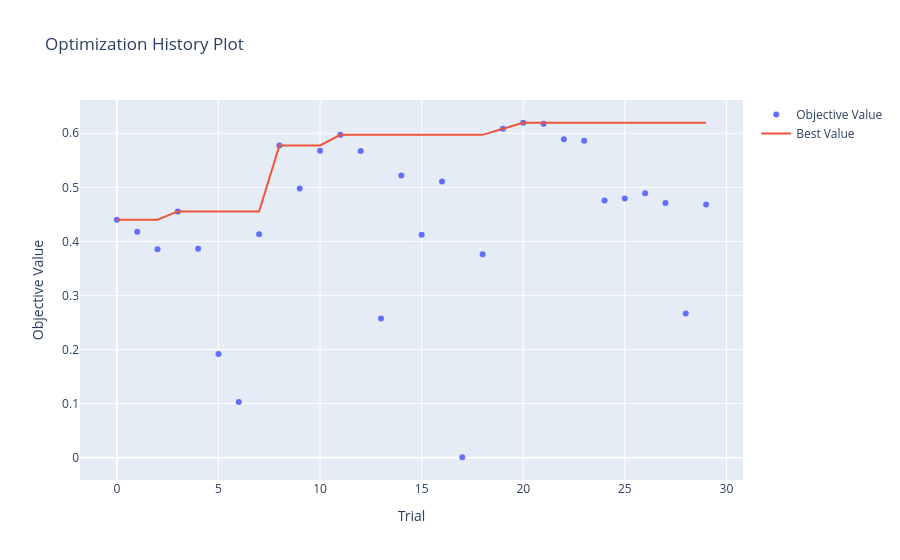
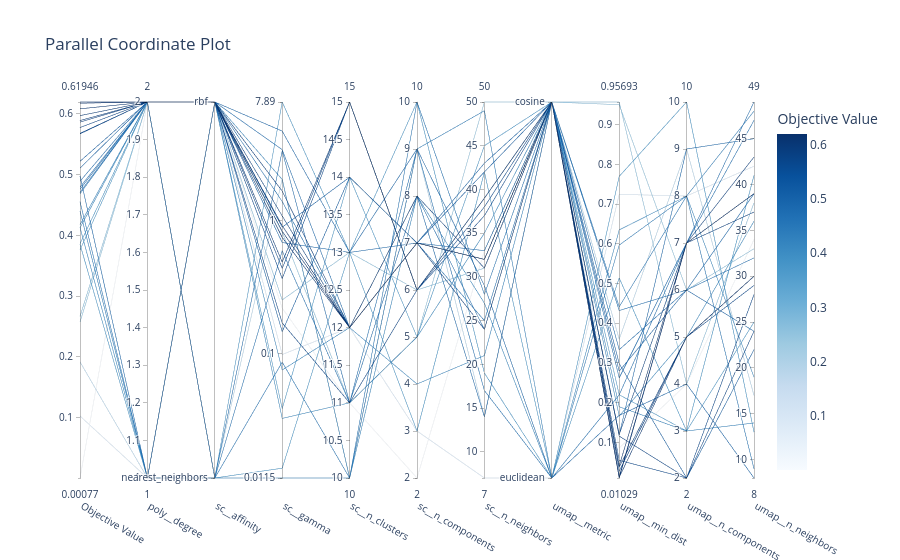
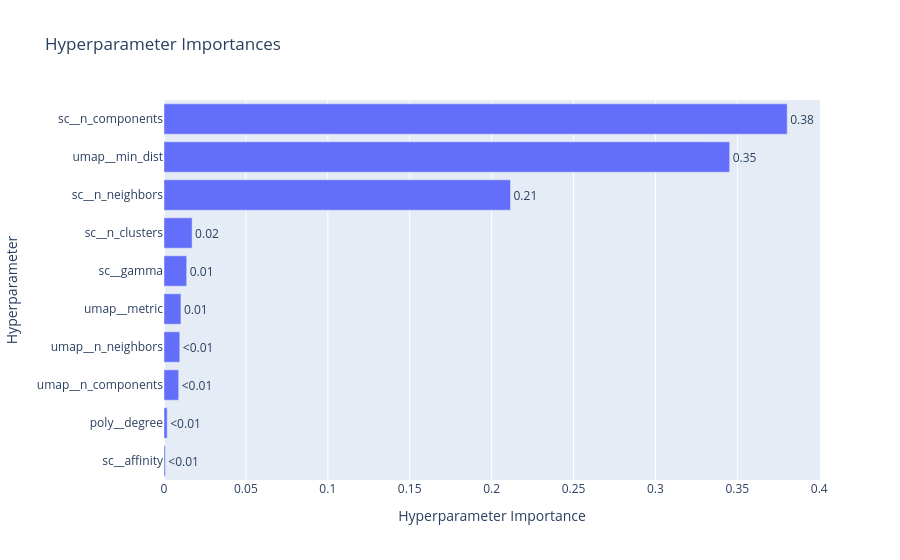

Write notebook code for charts like these, in order.
### Code cell
visualize(sc_study)

### Figure 1 — Plotly figure (JSON) as saved in the notebook; plotly's stock layout.template omitted (floating-point values rounded to 4 significant figures)
{"data": [{"mode": "markers", "name": "Objective Value", "type": "scatter", "x": [0, 1, 2, 3, 4, 5, 6, 7, 8, 9, 10, 11, 12, 13, 14, 15, 16, 17, 18, 19, 20, 21, 22, 23, 24, 25, 26, 27, 28, 29], "y": [0.44, 0.4177, 0.3853, 0.4554, 0.3862, 0.1919, 0.1027, 0.4131, 0.5774, 0.4978, 0.5678, 0.597, 0.5671, 0.2573, 0.5219, 0.4124, 0.5107, 0.000771, 0.3762, 0.6083, 0.6195, 0.6175, 0.5889, 0.5864, 0.4758, 0.4794, 0.489, 0.471, 0.2667, 0.4685]}, {"mode": "lines", "name": "Best Value", "type": "scatter", "x": [0, 1, 2, 3, 4, 5, 6, 7, 8, 9, 10, 11, 12, 13, 14, 15, 16, 17, 18, 19, 20, 21, 22, 23, 24, 25, 26, 27, 28, 29], "y": [0.44, 0.44, 0.44, 0.4554, 0.4554, 0.4554, 0.4554, 0.4554, 0.5774, 0.5774, 0.5774, 0.597, 0.597, 0.597, 0.597, 0.597, 0.597, 0.597, 0.597, 0.6083, 0.6195, 0.6195, 0.6195, 0.6195, 0.6195, 0.6195, 0.6195, 0.6195, 0.6195, 0.6195]}, {"marker": {"color": "#cccccc"}, "mode": "markers", "name": "Infeasible Trial", "showlegend": false, "type": "scatter", "x": [], "y": []}], "layout": {"autosize": true, "title": {"text": "Optimization History Plot"}, "xaxis": {"autorange": true, "range": [-1.77, 30.77], "title": {"text": "Trial"}, "type": "linear"}, "yaxis": {"autorange": true, "range": [-0.05029, 0.6705], "title": {"text": "Objective Value"}, "type": "linear"}}}

### Figure 2 — Plotly figure (JSON) as saved in the notebook; plotly's stock layout.template omitted (floating-point values rounded to 4 significant figures)
{"data": [{"dimensions": [{"label": "Objective Value", "range": [0.000771, 0.6195], "values": [0.44, 0.4177, 0.3853, 0.4554, 0.3862, 0.1919, 0.1027, 0.4131, 0.5774, 0.4978, 0.5678, 0.597, 0.5671, 0.2573, 0.5219, 0.4124, 0.5107, 0.000771, 0.3762, 0.6083, 0.6195, 0.6175, 0.5889, 0.5864, 0.4758, 0.4794, 0.489, 0.471, 0.2667, 0.4685]}, {"label": "poly__degree", "range": [1, 2], "values": [1, 2, 1, 1, 2, 1, 1, 1, 2, 1, 2, 2, 2, 2, 2, 2, 2, 2, 2, 2, 2, 2, 2, 2, 2, 2, 2, 2, 2, 2]}, {"label": "sc__affinity", "range": [0, 1], "ticktext": ["nearest_neighbors", "rbf"], "tickvals": [0, 1], "values": [0, 1, 0, 0, 0, 0, 1, 1, 1, 1, 1, 1, 1, 1, 1, 1, 1, 1, 1, 1, 1, 1, 1, 1, 1, 1, 0, 1, 1, 0]}, {"label": "sc__gamma", "range": [-1.938, 0.8969], "ticktext": ["0.0115", "0.1", "1", "7.89"], "tickvals": [-1.938, -1, 0, 0.8969], "values": [-1.938, -1.124, 0.8969, -1.065, -1.864, 0.3167, -1.007, 0.3129, -0.7689, 0.6777, -0.3573, -0.3101, -0.4346, -0.08388, -0.8352, -1.489, -0.04697, -0.6572, -1.415, -0.1242, -0.03592, -0.07841, 0.2251, 0.03763, 0.5375, -0.1631, 0.5281, 0.1475, -0.5954, -0.2247]}, {"label": "sc__n_clusters", "range": [10, 15], "values": [10, 12, 13, 10, 13, 10, 12, 10, 11, 13, 15, 15, 15, 11, 14, 11, 14, 11, 14, 12, 12, 12, 12, 12, 12, 13, 11, 12, 13, 11]}, {"label": "sc__n_components", "range": [2, 10], "values": [9, 4, 3, 10, 10, 9, 3, 8, 6, 9, 6, 6, 6, 5, 7, 5, 7, 2, 5, 7, 7, 7, 7, 8, 8, 7, 8, 7, 6, 9]}, {"label": "sc__n_neighbors", "range": [7, 50], "values": [49, 21, 42, 28, 19, 14, 7, 27, 39, 29, 38, 39, 37, 50, 42, 35, 43, 33, 45, 32, 32, 32, 24, 31, 24, 33, 14, 25, 31, 17]}, {"label": "umap__metric", "range": [0, 1], "ticktext": ["euclidean", "cosine"], "tickvals": [0, 1], "values": [0, 1, 0, 1, 0, 1, 0, 0, 1, 0, 1, 1, 1, 1, 1, 1, 1, 1, 1, 1, 1, 1, 1, 1, 1, 1, 1, 1, 1, 0]}, {"label": "umap__min_dist", "range": [0.01029, 0.9569], "values": [0.5967, 0.1897, 0.5139, 0.4413, 0.7696, 0.3596, 0.7244, 0.6348, 0.1157, 0.168, 0.0276, 0.03823, 0.05484, 0.9502, 0.2984, 0.1663, 0.2794, 0.08585, 0.2198, 0.01218, 0.01029, 0.04103, 0.01415, 0.1199, 0.2624, 0.3334, 0.1189, 0.432, 0.9569, 0.2196]}, {"label": "umap__n_components", "range": [2, 10], "values": [8, 3, 3, 8, 10, 9, 8, 8, 2, 4, 5, 5, 2, 6, 2, 5, 6, 4, 3, 5, 7, 7, 7, 7, 7, 6, 9, 6, 4, 7]}, {"label": "umap__n_neighbors", "range": [8, 49], "values": [48, 14, 41, 9, 13, 17, 42, 19, 24, 8, 29, 30, 28, 33, 22, 36, 24, 34, 25, 30, 39, 39, 43, 37, 49, 39, 45, 32, 38, 47]}], "labelangle": 30, "labelside": "bottom", "line": {"color": [0.44, 0.4177, 0.3853, 0.4554, 0.3862, 0.1919, 0.1027, 0.4131, 0.5774, 0.4978, 0.5678, 0.597, 0.5671, 0.2573, 0.5219, 0.4124, 0.5107, 0.000771, 0.3762, 0.6083, 0.6195, 0.6175, 0.5889, 0.5864, 0.4758, 0.4794, 0.489, 0.471, 0.2667, 0.4685], "colorbar": {"title": {"text": "Objective Value"}}, "colorscale": [[0, "rgb(247,251,255)"], [0.125, "rgb(222,235,247)"], [0.25, "rgb(198,219,239)"], [0.375, "rgb(158,202,225)"], [0.5, "rgb(107,174,214)"], [0.625, "rgb(66,146,198)"], [0.75, "rgb(33,113,181)"], [0.875, "rgb(8,81,156)"], [1, "rgb(8,48,107)"]], "reversescale": false, "showscale": true}, "type": "parcoords"}], "layout": {"autosize": true, "title": {"text": "Parallel Coordinate Plot"}}}

### Figure 3 — Plotly figure (JSON) as saved in the notebook; plotly's stock layout.template omitted (floating-point values rounded to 4 significant figures)
{"data": [{"cliponaxis": false, "hovertemplate": ["sc__affinity (CategoricalDistribution): 0.0007765417073009389<extra></extra>", "poly__degree (IntDistribution): 0.0019680448055845795<extra></extra>", "umap__n_components (IntDistribution): 0.008969341108546981<extra></extra>", "umap__n_neighbors (IntDistribution): 0.009633725418077917<extra></extra>", "umap__metric (CategoricalDistribution): 0.010338994350782706<extra></extra>", "sc__gamma (FloatDistribution): 0.013865625906267002<extra></extra>", "sc__n_clusters (IntDistribution): 0.017159887209233924<extra></extra>", "sc__n_neighbors (IntDistribution): 0.21152878290723054<extra></extra>", "umap__min_dist (FloatDistribution): 0.3453153358787768<extra></extra>", "sc__n_components (IntDistribution): 0.38044372070819865<extra></extra>"], "name": "Objective Value", "orientation": "h", "text": ["<0.01", "<0.01", "<0.01", "<0.01", "0.01", "0.01", "0.02", "0.21", "0.35", "0.38"], "textposition": "outside", "type": "bar", "x": [0.0007765, 0.001968, 0.008969, 0.009634, 0.01034, 0.01387, 0.01716, 0.2115, 0.3453, 0.3804], "y": ["sc__affinity", "poly__degree", "umap__n_components", "umap__n_neighbors", "umap__metric", "sc__gamma", "sc__n_clusters", "sc__n_neighbors", "umap__min_dist", "sc__n_components"]}], "layout": {"autosize": true, "title": {"text": "Hyperparameter Importances"}, "xaxis": {"autorange": true, "range": [0, 0.4005], "title": {"text": "Hyperparameter Importance"}, "type": "linear"}, "yaxis": {"autorange": true, "range": [-0.5, 9.5], "title": {"text": "Hyperparameter"}, "type": "category"}}}
